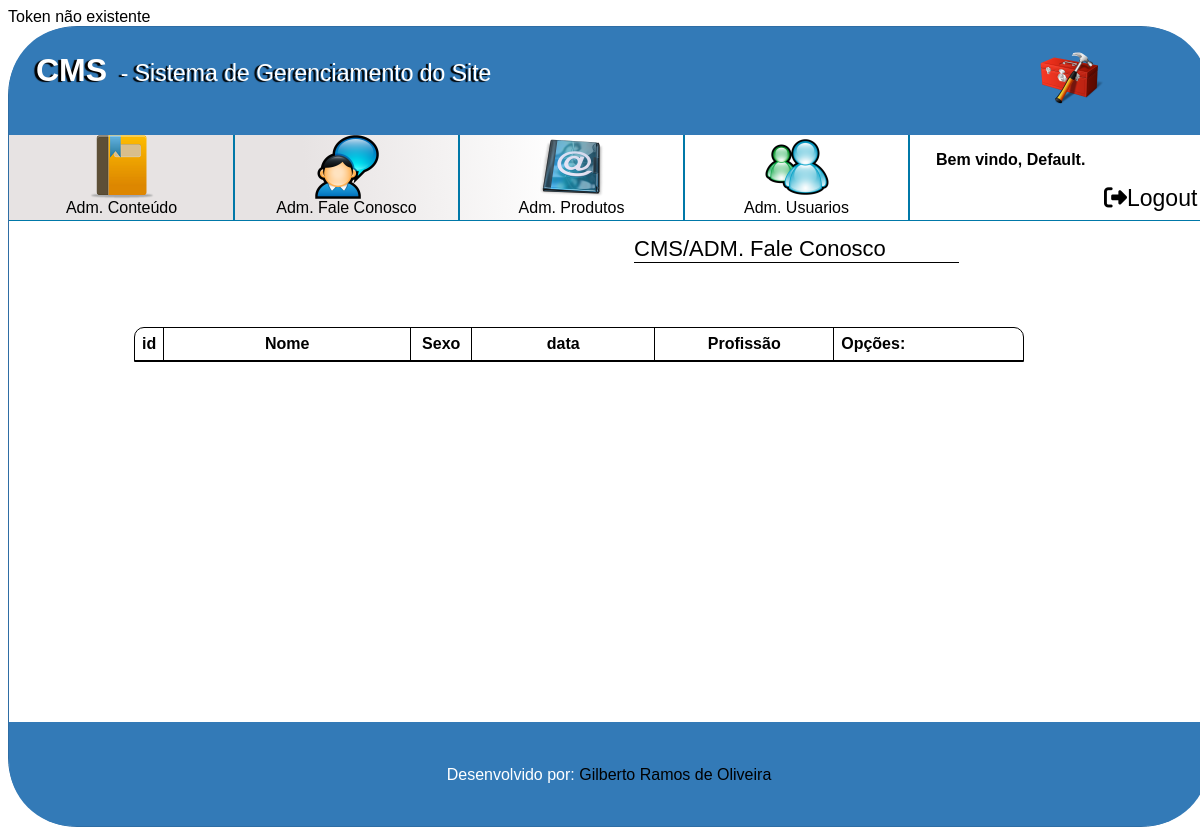
/cms/contact.php, run on an earlier commit of the app's database.
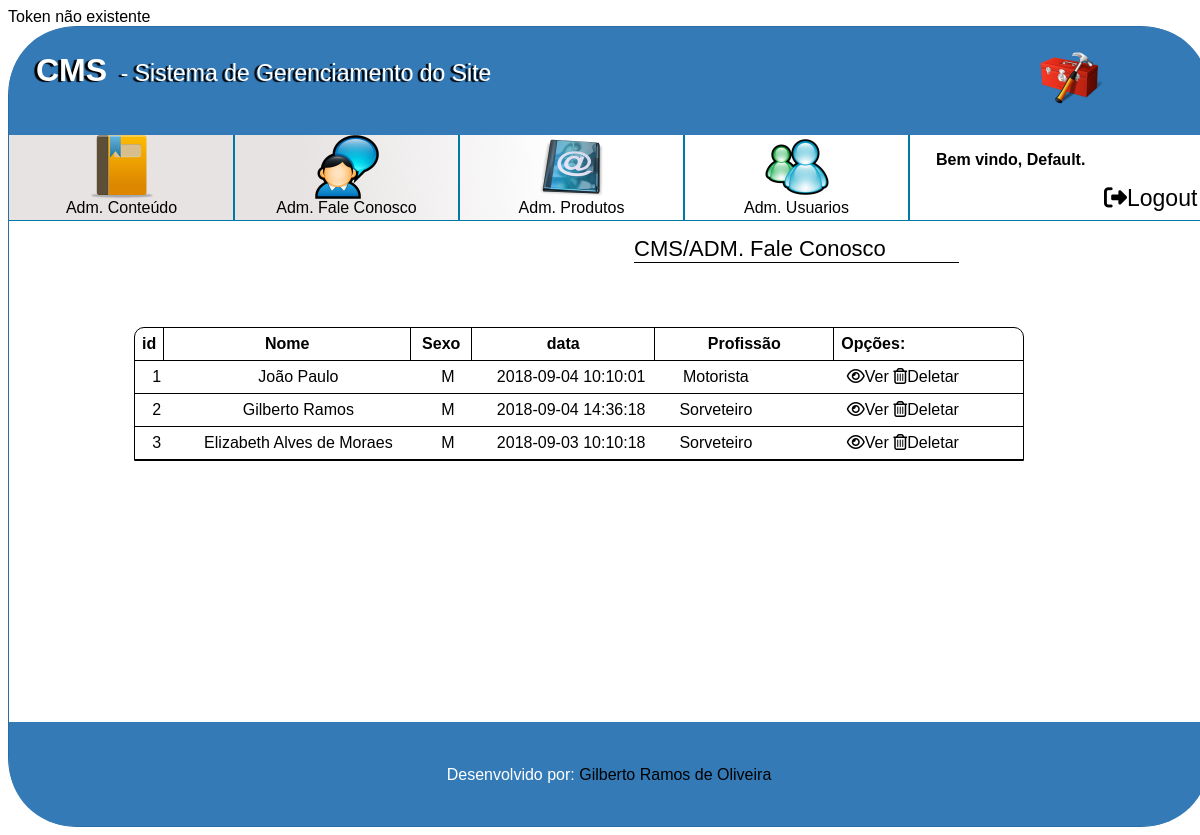
And on a later commit of the database.
### tables this page shows
CREATE TABLE IF NOT EXISTS tbl_tickets(id int primary key auto_increment,idTipo int not null, nome varchar(100)not null,
 telefone varchar(16)null, celular varchar(17) not null,email varchar(100) not null,
 website varchar(256) null, facebook varchar(126) not null,critica TEXT(1024) not null,
 infoPedido varchar(128) null,sexo char(2)not null, idProfissao int not null,dataCriacao datetime not null,
 FOREIGN KEY (`idTipo`) REFERENCES `tbl_tipos_tickets` (`id`),
 FOREIGN KEY (`idProfissao`) REFERENCES `tbl_profissao` (`id`));

CREATE table IF NOT EXISTS tbl_profissao(id int primary key auto_increment,profissao varchar(100)not null unique);

### cms/app/tickets.php (called while the page is built, shortened)
<?php
function tickets($action) {
    $con = conect();
    switch ($action) {
        case "listar":
            $Tickets[] = array();
            $sqlQuery = "SELECT t.nome,t.id,t.sexo,t.dataCriacao,p.profissao FROM tbl_tickets as t, tbl_profissao as p where t.idProfissao= p.id;";
            $query = mysqli_query($con, $sqlQuery);
            while ($rsTicket = mysqli_fetch_object($query)) {
                $Tickets [] = $rsTicket;
            }
            return $Tickets;
    }
}
            ?>

### cms/contact.php (the view, shortened to what this page needs)
<?php require_once "app/tickets.php" ?>
<?php
$username = "Default";
$TicketsRecebidos = tickets("listar");
?>
<!DOCTYPE html>
<html lang="pt-br" dir="ltr">
    <head>
<?php require_once("./head.php") ?>
        <link rel="stylesheet" href="css/animate.min.css">
    </head>
    <body>
        <div id="CaixaSite" class=" animated fadeInLeft">
            <header>
                <div style="width:7%; display:inline-block;">
                    <h1 style="text-shadow: -3px 1px 1px #000000;">CMS</h1>
                </div>
                <div class="cold5">
                    <p style="font-size: 23px; text-shadow: -3px 1px 1px #000000;">- Sistema de Gerenciamento do Site</p>
                </div>
                <div class="cold4 Direita" style="background: transparent; height: 77px; width: 231px; margin-top: 13px; margin-right: 78px;">
                    <img alt="Logo" class="Direita" src="./img/tool-box-icon.png" width="64" height="64">
                </div>
            </header>
            <div id="main" role="main">
                <div class="row" style="overflow: hidden; margin-bottom: 1px; border-bottom: solid 1px #0078A8;">
                    <nav class="cold8 Esquerda" style="min-height: 85px; background: rgb(255,255,255); background: linear-gradient(265deg, rgba(255,255,255,1) 38%, rgba(231,227,227,1) 67%);">
                        <div class="row">
                            <div class="cold3 Esquerda" style="height: 85px; background: transparent; outline: #0078A8 solid 1px">
                                <a href="index.php" style="text-align: center; width: 100%; margin-left: auto; margin-right: auto; display: block;">
                                    <img style="display: block; margin-left: auto; margin-right: auto;" src="img/content-icon.png" alt="Imagem Contêudo">
                                    Adm. Conteúdo
                                </a>
                            </div>
                            <div class="cold3 Esquerda" style="height: 85px; background: transparent; outline: #0078A8 solid 1px">
                                <a href="" style="text-align: center; width: 100%; margin-left: auto; margin-right: auto; display: block;">
                                    <img style="display: block; margin-left: auto; margin-right: auto;" src="img/User-Chat-icon.png" alt="Imagem Contêudo">
                                    Adm. Fale Conosco
                                </a>
                            </div>
                            <div class="cold3 Esquerda" style="height: 85px; background: transparent; outline: #0078A8 solid 1px">
                                <a href="" style="text-align: center; width: 100%; margin-left: auto; margin-right: auto; display: block;">
                                    <img style="display: block; margin-left: auto; margin-right: auto;" src="img/Emails-Folder-icon.png" alt="Imagem Contêudo">
                                    Adm. Produtos
                                </a>
                            </div>
                            <div class="cold3 Esquerda" style="height: 85px; background: transparent; outline: #0078A8 solid 1px">
                                <a href="user.php" style="text-align: center; width: 100%; margin-left: auto; margin-right: auto; display: block;">
                                    <img style="display: block; margin-left: auto; margin-right: auto;" src="img/Windows-Messenger-icon.png" alt="Imagem Contêudo">
                                    Adm. Usuarios
                                </a>
                            </div>
                        </div>
                    </nav>
                    <div class="cold3 Esquerda" style="height: 85px; outline: #0078A8 solid 1px">
                        <div class="row" style="padding-left: 27px; font-weight: bolder;">
                            <p>Bem vindo, <?= @$username ?>.</p>
                        </div>
                        <div class="row">
                            <div class="cold7" style="float: left; height: 31px;"><p style="margin-top:-18px;"><?=@$token?></p></div>
                            <div class="cold4" style="float: left;"><a href="./app/null.php" style="font-size: 23px;"><i class="fas fa-sign-out-alt"></i>Logout</a></div>
                        </div>
                    </div>
                </div>
                <div class="row">
                    <div class="cold10 Esquerda" style="min-height: 500px; background:white;">
                        <label style="font-size: 22px; margin: 14px; border-bottom: solid 1px black; display: block; width: 325px; margin-left: 625px;">CMS/ADM. Fale Conosco</label>
                        <table  width="890px" cellspacing="0" cellpadding="0" style="margin-left: auto; margin-right: auto; margin-top:64px; border:solid 1px black;border-top-left-radius: 10px; border-top-right-radius: 10px;display:block;">
                            <thead style="display:block; border-bottom: solid 1px black;">
                                <tr>
                                    <th style="padding:7px; border-right:solid 1px black; display:inline-block;"><label>id</label></th>
                                    <th style="padding:7px; width:232px; border-right:solid 1px black; display:inline-block;">Nome</th>
                                    <th style="padding:7px; width:46px; border-right:solid 1px black; display:inline-block;">Sexo</th>
                                    <th style="padding:7px; width:168px; border-right:solid 1px black; display:inline-block;">data </th>
                                    <th style="padding:7px; width:164px; border-right:solid 1px black; display:inline-block;">Profissão</th>
                                    <th style="padding:7px; display:inline-block;">Opções:</th>
                                </tr>
                            </thead>
                            <tbody style="display: block;">
<?php for ($i = 1; $i < count($TicketsRecebidos); $i++) { ?>
                                    <tr style="border-bottom: solid 1px black; display: inline-flex; width: 100%;">
                                        <td style="padding:7px; display:inline-block; width: 30px; text-align: center;"><?= $TicketsRecebidos[$i]->id ?></td>
                                        <td style="padding:7px; width:232px; display:inline-block; text-align: center;"><?= $TicketsRecebidos[$i]->nome ?></td>
                                        <td style="padding:7px; width:46px; display:inline-block; text-align: center;"><?= $TicketsRecebidos[$i]->sexo ?></td>
                                        <td style="padding:7px; width:178px; display:inline-block; text-align: center;"><?= $TicketsRecebidos[$i]->dataCriacao ?></td>
                                        <td style="padding:7px; width:90px; display:inline-block; text-align: center;"><?= $TicketsRecebidos[$i]->profissao ?></td>
                                        <td style="margin-left:16px; padding:7px; width:232px; text-align: center; display:inline-block;">
                                            <a href="#" class="btnVer" style="cursor: pointer;" data-ticket="<?= $TicketsRecebidos[$i]->id ?>"><i class="far fa-eye"></i>Ver</a>
                                            <a href="#" class="btnDeletar" style="cursor: pointer;" data-ticket="<?= $TicketsRecebidos[$i]->id ?>"><i class="far fa-trash-alt"></i>Deletar</a>
                                        </td>
                                    </tr>
<?php } ?>
                            </tbody>
                        </table>
                    </div>
                </div>
            </div>
            <footer>
                <p style="display: block; text-align: center; margin-left: auto; margin-right: auto; margin-top: 0px; padding-top: 44px;">Desenvolvido por: <a href="mailto:gilberto.tec@vivaldi.net">Gilberto Ramos de Oliveira</a></p>
            </footer>
        </div>
    </body>
</html>

### cms/head.php (shortened to what this page needs)
<?php $arquivo=basename($_SERVER['PHP_SELF'],'.php');?>
        <link rel="stylesheet" type="text/css" href="./css/animate.min.css">
        <link rel="stylesheet" type="text/css" href="<?="./css/".$arquivo.".css"?>">

### cms/css/style.css (style rules this page uses)
* { font-family: Verdana,Helvetica,comic; }
.row { width: 100%; }
.cold10,.cold9,.cold8,.cold7,.cold6,.cold5,.cold4,.cold3,.cold2,.cold1 { display: inline-block; }
.cold10 { width: 95%; }
.cold8 { width: 75%; }
.cold7 { width: 65%; }
.cold5 { width: 45%; }
.cold4 { width: 35%; }
.cold3 { width: 25%; }
a { color:black; text-decoration: none; }
.Direita { float:right; }
.Esquerda { float:left; }

### cms/css/estruturadefault.css (style rules this page uses)
#CaixaSite { width: 1200px; min-height: 300px; margin-left: auto; margin-right: auto; border: solid #2e6da4 1px; border-radius:69px; }
#CaixaSite header { background-color:#337ab7; color:white; height: 104px; border-top-left-radius: 64px; border-top-right-radius: 64px; padding-left: 27px; padding-right: 27px; padding-top: 4px; }
#CaixaSite #main { width: 100%; min-height: 100px; overflow:hidden; }
#CaixaSite footer { background-color:#337ab7; color:white; bottom: 0; width: 100%; height: 104px; border-bottom-left-radius: 64px; border-bottom-right-radius: 64px; }

What changed in the data, as far as the page shows it:
added tbl_tickets: id "1", nome "João Paulo", sexo "M", dataCriacao "2018-09-04 10:10:01", idProfissao.profissao "Motorista"
added tbl_tickets: id "2", nome "Gilberto Ramos", sexo "M", dataCriacao "2018-09-04 14:36:18", idProfissao.profissao "Sorveteiro"
added tbl_tickets: id "3", nome "Elizabeth Alves de Moraes", sexo "M", dataCriacao "2018-09-03 10:10:18", idProfissao.profissao "Sorveteiro"
